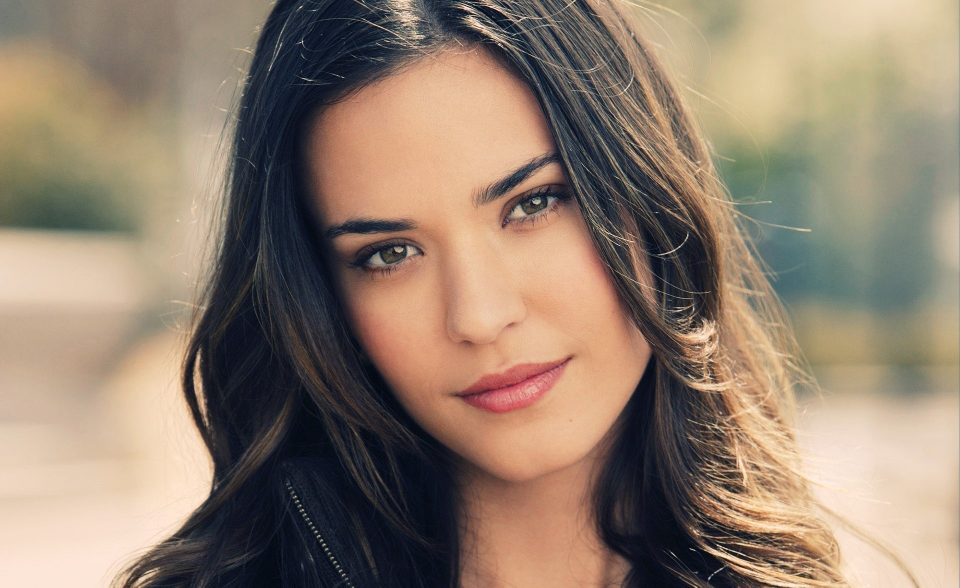
#> input picture img01.jpg, 1920 x 1175 px (shown at 1/2 size)
$ python -i main.py   (imports and definitions only)   (Python 2 division)   (older library calls are emulated)
#> lines starting #> are read from the running program, lines starting #| are printed output that depends on the picture; after the words box and inside, x2 and y2 are one past the last pixel; in counts of white or black regions, pixels touching at a corner belong together
### findPaths.py
import numpy as np
import cv2

# [12 lines left out: function unfoldPath, not called in this run]

def removeDoubles(img, paths):
    z = np.zeros((img.shape[1], img.shape[0]))
    cleans = []

    for path in paths:
        t = map(tuple, path)

        #I = np.array([1]+map(lambda p: z[p], t)+[1])
        I = np.ones(2+len(t))
        for i in range(len(t)):
            I[i+1] = z[t[i]]
            z[t[i]] = 1

        starts = I[:-1] * (1-I[1:]) # starts and ends of chunks
        ends = (1-I[:-1]) * I[1:]

        # find its indexes
        ss = np.where(starts)[0]
        es = np.where(ends)[0]

        # add each individual chunk
        for s,e in zip(ss,es):
            cleans += [path[s:e]]

        # mark visited points
        for p in t:
            z[p] = 1

    return cleans

    # [8 lines of commented-out code are left out]

def sortPaths(paths):
    if len(paths)==0:
        return []

    p = paths.pop()
    firsts = map(lambda p: p[0], paths)
    lasts = map(lambda p: p[-1], paths)

    pathsSorted = []
    while len(paths)>0:
        # find the closest another end
        df = np.linalg.norm(firsts-p[-1],2,1)
        dl = np.linalg.norm(lasts-p[-1],2,1)

        mf = df.argmin()
        ml = dl.argmin()

        if df[mf] < dl[ml]:
            p = paths.pop(mf)
            pathsSorted += [p]
            firsts.pop(mf)
            lasts.pop(mf)
        else:
            p = paths.pop(ml)[::-1]
            pathsSorted += [p]
            firsts.pop(ml)
            lasts.pop(ml)

    return pathsSorted

def findPaths(img):
    (q,h)=cv2.findContours((img<=0.01).astype(np.uint8), mode=cv2.RETR_LIST, method=cv2.CHAIN_APPROX_NONE)

    # there's also workaround the fact, that path is traced in both directions
    paths = [p.squeeze() for p in q if p.shape[0]>4]
    paths = removeDoubles(img, paths)
    paths = sortPaths(paths)

    # connect broken paths
    ds = [np.linalg.norm(paths[i][-1]-paths[i+1][0]) for i in range(len(paths)-1)]
    ix = np.where(np.array(ds)<1.5)[0]

    for i in ix[::-1]:
        paths[i] = np.vstack((paths[i], paths.pop(i+1)))

    return paths

def printPathStatistics(paths, shape):
    # path length
    plen = sum(map(lambda p: np.linalg.norm(p[:-1]-p[1:], 2, 1).sum(), paths))
    # flight length
    flen = sum(np.linalg.norm(paths[i][-1]-paths[i+1][0]) for i in range(len(paths)-1))

    M = max(shape[0], shape[1])
    m = min(shape[0], shape[1])
    ar = 1.0*M/m

    if ar>1.414:
        scale = 0.297/M
    else:
        scale = 0.21/m

    print 'Path length is %d px (%.2f m)' % (np.round(plen), plen*scale)
    print 'Flight length is %d px (%.2f m)' % (np.round(flen), flen*scale)

### main.py
"""
@Authors: mikhail-matrosov and Alexey Boyko
@Created August, 20

This script takes image and converts it into engraving, a path that also can
be drawn with a pen or a marker.
"""

import cv2
import numpy as np
from findPaths import *
from plotter import plot_from_file

# PARAMETERS

LINE_THICKNESS = 3 # Minimal distance between lines. Not recommended to make less then 3
EROSION_MAX_DEPTH = 1000
TARGET_SIZE=(1024.0,768.0)

def getKernel(r):
    gk = cv2.getGaussianKernel(r*2+1, r)
    kernel = gk.dot(gk.transpose())
    kernel = (kernel >= kernel[r,r]/1.8).astype(np.uint8)
    return kernel

# N = 10 # Number of intencity layers
def img2engrave(eq, N=10):
    white = np.ones(eq.shape)

    lowestLevel = -1

    for i in range(0,N):
        Isplit = (i+0.5)*255/N
        I = i*255.0/N
        level = (eq>Isplit).astype(np.float32)

        if level.all():
            lowestLevel = i
            print 'Level %d is skipped' % (i,)
            continue

        white += level # kill already existing infill for this level
        #level = cv2.GaussianBlur(level, (0,0), 1)

        R = LINE_THICKNESS/(1-I/255.0)
        kernel = getKernel(int(R))
        level = cv2.erode(level, getKernel(int(R/2+1)))
        for j in range(int(EROSION_MAX_DEPTH/R)):
            g = cv2.Laplacian(level, cv2.CV_32F) > 0
            white *= 1-g # draw black lines
            level = cv2.erode(level, None, iterations = int(R))
            if not np.any(level):
                break
        print '%d out of %d layers' % (i, N)

    # the whitest
    level = (eq>(N-0.5)*255/N).astype(np.float32)
    white += level

    # fill black regions
    Isplit = (lowestLevel+1.5)*255/N
    I = (lowestLevel+1.0)*255/N

    R = LINE_THICKNESS/(1-I/255.0)
    kernel = getKernel(int(R))
    level = (eq<=Isplit).astype(np.float32)

    level = cv2.erode(level, getKernel(int(R/2+1)))
    for j in range(int(EROSION_MAX_DEPTH/R)):
        g = cv2.Laplacian(level, cv2.CV_32F) > 0
        white *= 1-g # draw black lines
        if not np.any(level):
            break
        level = cv2.erode(level, kernel)

    return white

def boykoLines(img, stat_params, Canny_param_koefs) :
    buf=np.zeros(img.shape)
    med=np.mean(img)
    variance=np.sqrt(np.var(img))
    minblur=int(round(np.sqrt(img.shape[0]**2+img.shape[1]**2)/stat_params[0]))
    minblur=minblur-1+(minblur % 2)
    if minblur<3:
        minblur=3

    maxblur=int(round(np.sqrt(img.shape[0]**2+img.shape[1]**2)/stat_params[1]))
    stepblur=int(round((maxblur-minblur)/stat_params[2]))
    if stepblur<2:
        stepblur=2
    stepblur = int(2*round(stepblur /2))

    print minblur,maxblur,stepblur
    for i,m in enumerate(np.arange(minblur,maxblur,stepblur)):
        img_buf=cv2.medianBlur(np.uint8(img),int(m))
        img_buf=cv2.Canny(np.uint8(img_buf),np.uint8(med+Canny_param_koefs[0]*variance),int(med+Canny_param_koefs[1]*variance))
        buf=np.logical_or(buf>0,img_buf>0)
    arr = 255-255*buf.astype(np.uint8)

    return arr

def main(inputImagePath, layers=1, stat_params=[300,30,10], Canny_param_koefs=[-1.3,-0.3]):
#> called with inputImagePath = 'img01.jpg', layers = 1
    print "main"

    # open
    img = cv2.imread(inputImagePath).astype(np.float32)
    if len(img.shape)>2:
        img = cv2.cvtColor(img, cv2.COLOR_RGB2GRAY)
#> img: shape (1175, 1920) float32

    # resize
    scale = min(TARGET_SIZE[0]/img.shape[0], TARGET_SIZE[1]/img.shape[1])
#> scale = 0.4
    img = cv2.resize(img, dsize=(0,0), fx=scale, fy=scale)
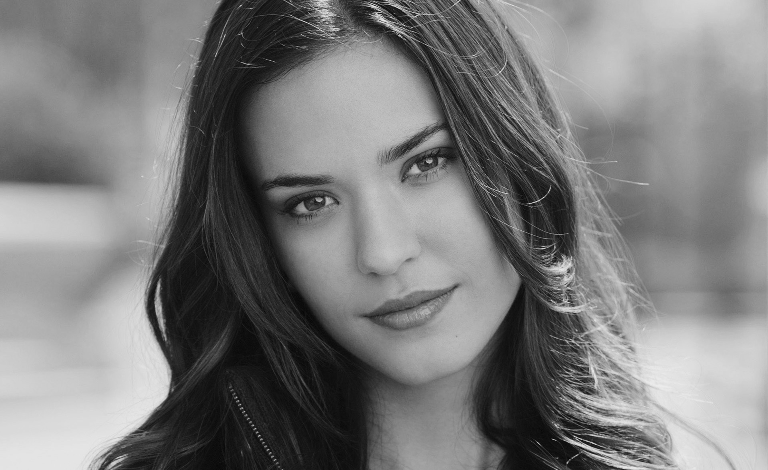
#> img: shape (470, 768) float32; min 6.54, max 237.6, mean 124.1

    # equalize and blur
    eq = cv2.equalizeHist(img.astype(np.uint8))
    eq = cv2.GaussianBlur(eq, (0,0), 2)
    cv2.subtract(eq, 65, eq)
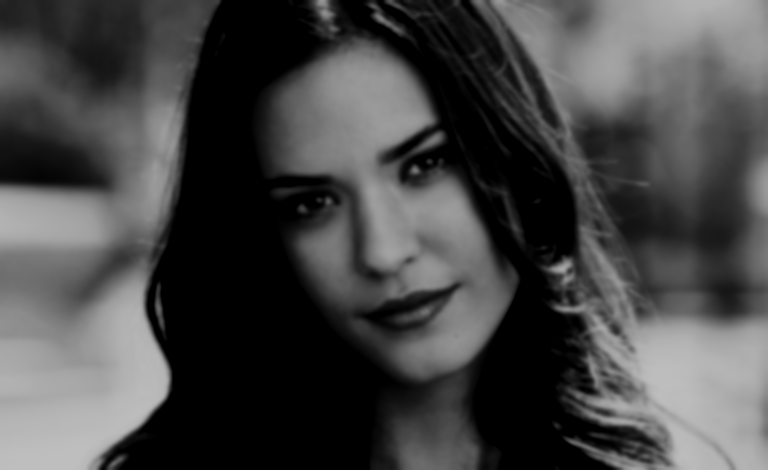
#> eq: shape (470, 768); min 0, max 190, mean 70.8
    cv2.multiply(eq, 4, eq)

    # engrave
    print 'Tracing lines for shading...'
    engraving = img2engrave(eq, 10)
#> the loop in img2engrave, `for i in range(0,N):` made 10 passes
#> pass 1, in img2engrave, `level = (eq>Isplit).astype(np.float32)`:
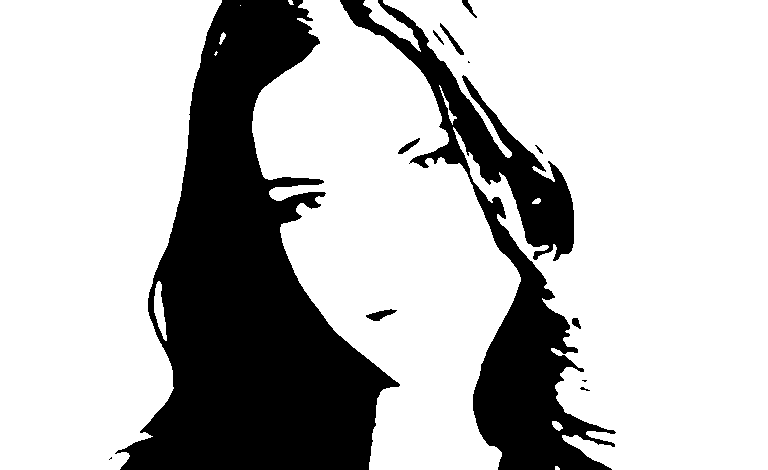
#> level: shape (470, 768) float32; values 0 (black) and 1 (white), 73.9% white; 13 black regions (4 under 20 px), largest, box (x1, y1, x2, y2) and area: (115, 0, 400, 470) 64999, (340, 0, 616, 470) 28452, (366, 309, 397, 321) 179
#> after the loop in img2engrave, `for i in range(0,N):`: level: shape (470, 768) float32; every value is 0
#> after the loop in img2engrave, `for i in range(0,N):`:
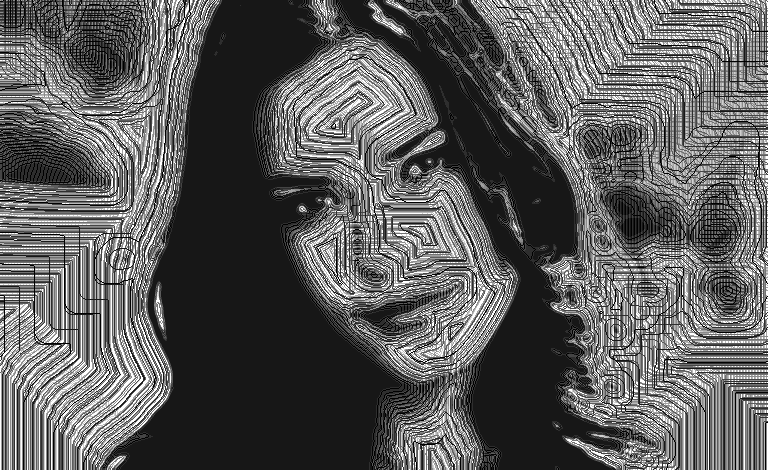
#> white: shape (470, 768) float64; min 0, max 11, mean 4.02; drawn with min black and max white
#> in img2engrave, `level = (eq>(N-0.5)*255/N).astype(np.float32)`: level: shape (470, 768) float32; values 0 (black) and 1 (white), 51.1% white; 21 black regions (6 under 20 px), largest, box (x1, y1, x2, y2) and area: (99, 0, 660, 470) 140683, (574, 119, 752, 317) 16439, (0, 0, 153, 100) 10668
#> in img2engrave, `level = cv2.erode(level, getKernel(int(R/2+1)))`: level: shape (470, 768) float32; values 0 (black) and 1 (white), 23.9% white; 16 white regions (8 under 20 px), largest, box (x1, y1, x2, y2) and area: (122, 0, 398, 470) 62027, (475, 186, 609, 470) 14486, (342, 0, 572, 258) 9322
#> after the loop in img2engrave, `for j in range(int(EROSION_MAX_DEPTH/R)):`: white: shape (470, 768) float64; min 0, max 12, mean 4.46
    #engraving = np.zeros(img.shape) + 255
    pathsE = findPaths(engraving)
#> in findPaths, `(q,h)=cv2.findContours((img<=0.01).astype(np.uint8), mode=cv2.RETR_LIS..`: q = 1504 contours, 1384 with area under 20; largest, box (x1, y1, x2, y2) and area: (393, 38, 570, 250) 5625, (397, 42, 570, 250) 5612, (420, 55, 567, 246) 3230, (502, 152, 567, 246) 2115, (281, 215, 418, 470) 2020; h = 1504 rows, first 6: [1, -1, -1, -1], [2, 0, -1, -1], [3, 1, -1, -1], [4, 2, -1, -1], [5, 3, -1, -1], [6, 4, -1, -1]
#> in findPaths, `paths = [p.squeeze() for p in q if p.shape[0]>4]`: paths = 710 items
#> the loop in removeDoubles, `for path in paths:` made 710 passes
#> (ss, es) on passes 1, 2, 6: ([0, 7, 13], [5, 9, 17]), ([0, 11], [6, 18]), ([0, 17], [9, 29])
#> after the loop in removeDoubles, `for path in paths:`:
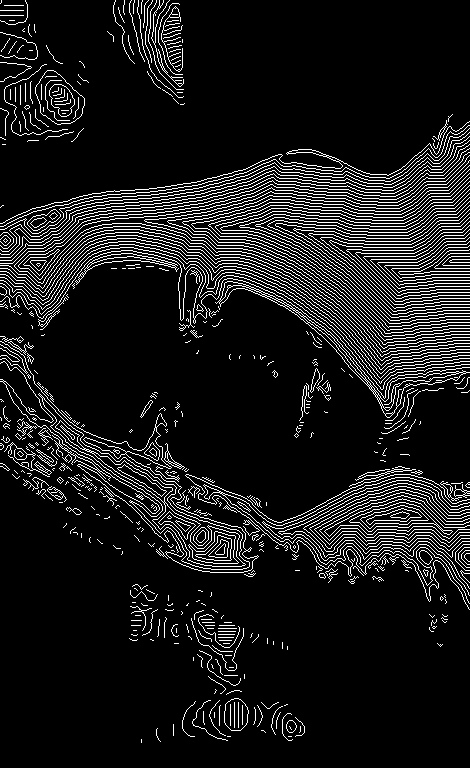
#> z: shape (768, 470) float64; values 0 (black) and 1 (white), 9.9% white in thin lines or dots
#> after the loop in removeDoubles, `for path in paths:`: cleans = 1122 items
#> in sortPaths, `p = paths.pop()`: p = [[3, 0], [2, 1], [1, 1], [0, 1]]
#> in sortPaths, `firsts = map(lambda p: p[0], paths)`: firsts = 1121 pairs, first value 2 to 739, second value 0 to 468
#> in sortPaths, `lasts = map(lambda p: p[-1], paths)`: lasts = 1121 pairs, first value 0 to 742, second value 0 to 469
#> the loop in sortPaths, `while len(paths)>0:` made 1121 passes
#> (mf, ml, p) on passes 4, 5, 8, 9, 11, 43, 44: (1117, 1117, [[21, 25]]), (979, 979, [[24, 29], [25, 29], [26, 28]]), (1002, 1001, [[28, 24], [29, 23], [30, 22]]), (1001, 1001, [[31, 23], [31, 24]]), (1060, 1060, [[51, 1]]), (1030, 1030, [[144, 2], [144, 3], [144, 4], [144, 5]]), (1076, 1076, [[205, 3], [205, 2], [206, 1], [207, 0]])
#> (mf, ml) on passes 1, 2, 3, 6, 7, 10: (1057, 1057), (1117, 1119), (1118, 1036), (979, 1003), (1003, 956), (1031, 1039)
#> after the loop in sortPaths, `while len(paths)>0:`: firsts = []; pathsSorted = 1121 items
#> in findPaths, `ds = [np.linalg.norm(paths[i][-1]-paths[i+1][0]) for i in range(len(pa..`: ds = 1120 values, max 306.6 at index 1115, min 1 at index 4, mean 8.2
#> in findPaths, `ix = np.where(np.array(ds)<1.5)[0]`: ix = 236 values from 4 to 1118
#> the loop in findPaths, `for i in ix[::-1]:` made 236 passes
#> i on passes 1 to 3: 1118, 1116, 1103
#> after the loop in findPaths, `for i in ix[::-1]:`: paths = 885 items
#> pathsE = 885 items

    #Boyko-style
    print 'Boyko lines...'
    arr = boykoLines(img, stat_params, Canny_param_koefs)
#> in boykoLines, `med=np.mean(img)`: med = 124.1
#> in boykoLines, `variance=np.sqrt(np.var(img))`: variance = 61.61
#| 3 30 2
#> after the loop in boykoLines, `for i,m in enumerate(np.arange(minblur,maxblur,stepblur)):`:
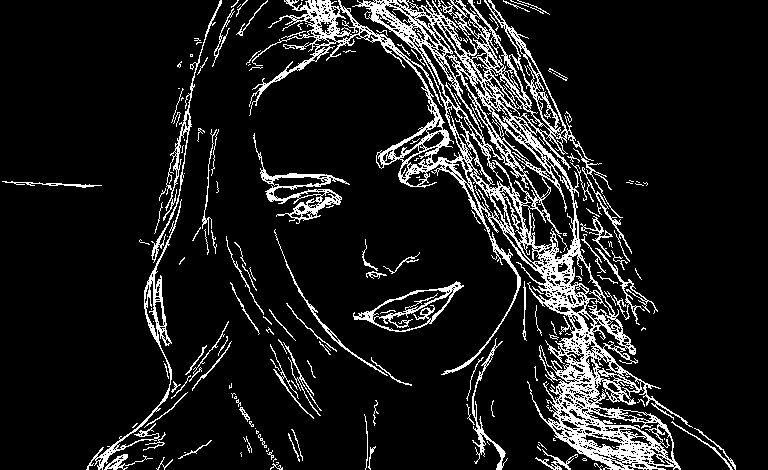
#> buf: shape (470, 768) bool; 11% white in thin lines or dots
#> in boykoLines, `arr = 255-255*buf.astype(np.uint8)`: arr: shape (470, 768); 89% white; black in thin lines or dots
    print 'Tracing...'
    pathsA = findPaths(arr)
#> in findPaths (call 2), `(q,h)=cv2.findContours((img<=0.01).astype(np.uint8), mode=cv2.RETR_LIS..`: q = 1911 contours, 1630 with area under 20; largest, box (x1, y1, x2, y2) and area: (249, 0, 693, 470) 46236, (353, 281, 464, 332) 2478, (528, 165, 575, 260) 2311, (253, 133, 350, 224) 1765, (86, 199, 182, 470) 1568; h = 1911 rows, first 6: [1, -1, -1, -1], [2, 0, -1, -1], [3, 1, -1, -1], [4, 2, -1, -1], [5, 3, -1, -1], [6, 4, -1, -1]
#> the loop in removeDoubles (call 2), `for path in paths:` made 1069 passes
#> (ends, ss, es) on passes 1 to 3: ([0, 0, 0, 0, 0, 0, 0, 0, 0, 0, 0, 0, 0, 1], [0], [13]), ([0, 0, 0, 0, 0, 0, 0, 0, 0, 1], [0], [9]), ([0, 0, 0, 0, 0, 0, 0, 1], [0], [7])
#> after the loop in removeDoubles (call 2), `for path in paths:`:
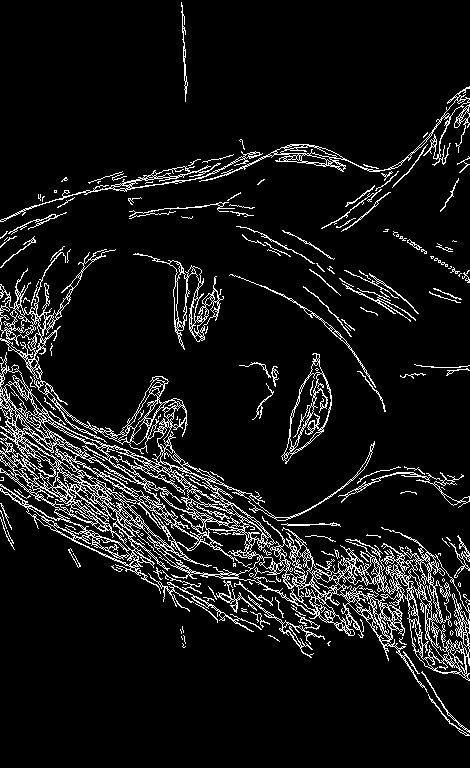
#> z: shape (768, 470) float64; values 0 (black) and 1 (white), 8.4% white in thin lines or dots
#> the loop in findPaths (call 2), `for i in ix[::-1]:` made 963 passes
#> i on passes 1 to 3: 3764, 3748, 3745

    print len(pathsE), len(pathsA), len(pathsE+pathsA)
#| 885 2805 3690
    paths = sortPaths(pathsE + pathsA)

    print 'Done.'
    printPathStatistics(paths, img.shape)
#| Path length is 74777 px (28.92 m)
#| Flight length is 18907 px (7.31 m)

    parts = inputImagePath.split('/')
    parts[-1] = 'r_'+parts[-1]
    fname = '/'.join(parts)+'.npy'
#> (the run stopped early here; a loop or call above may not have finished)
